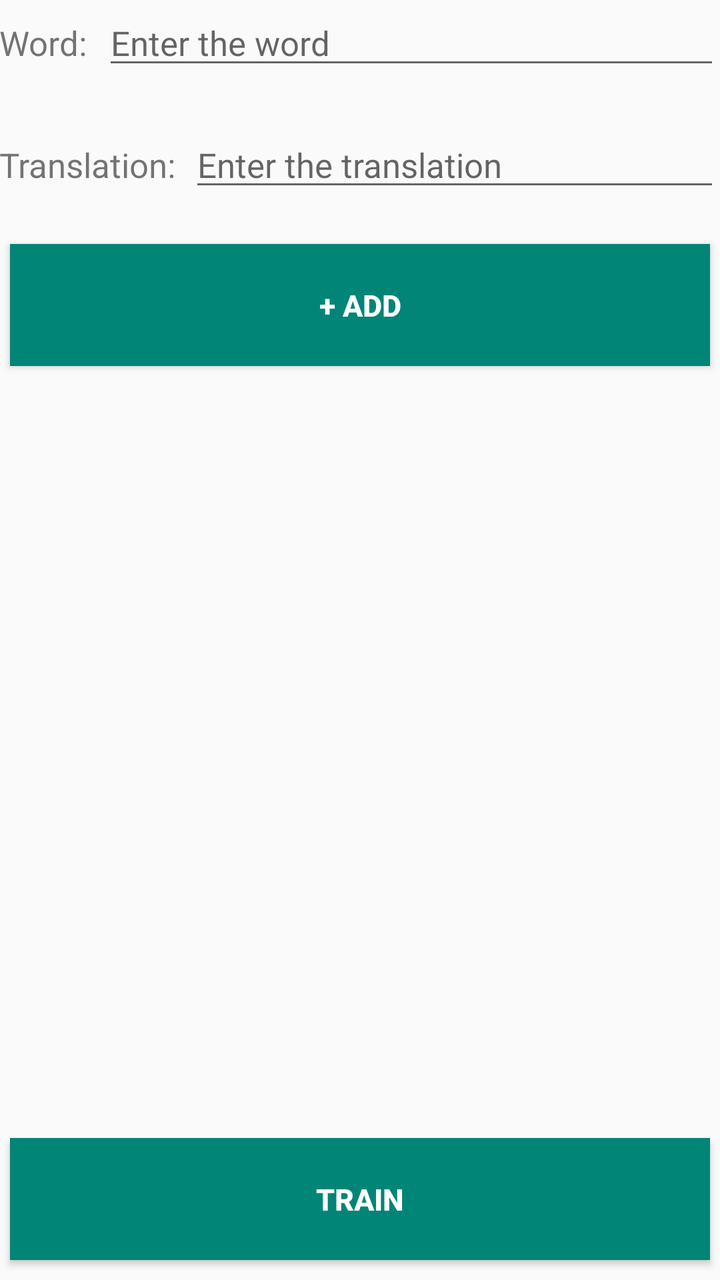
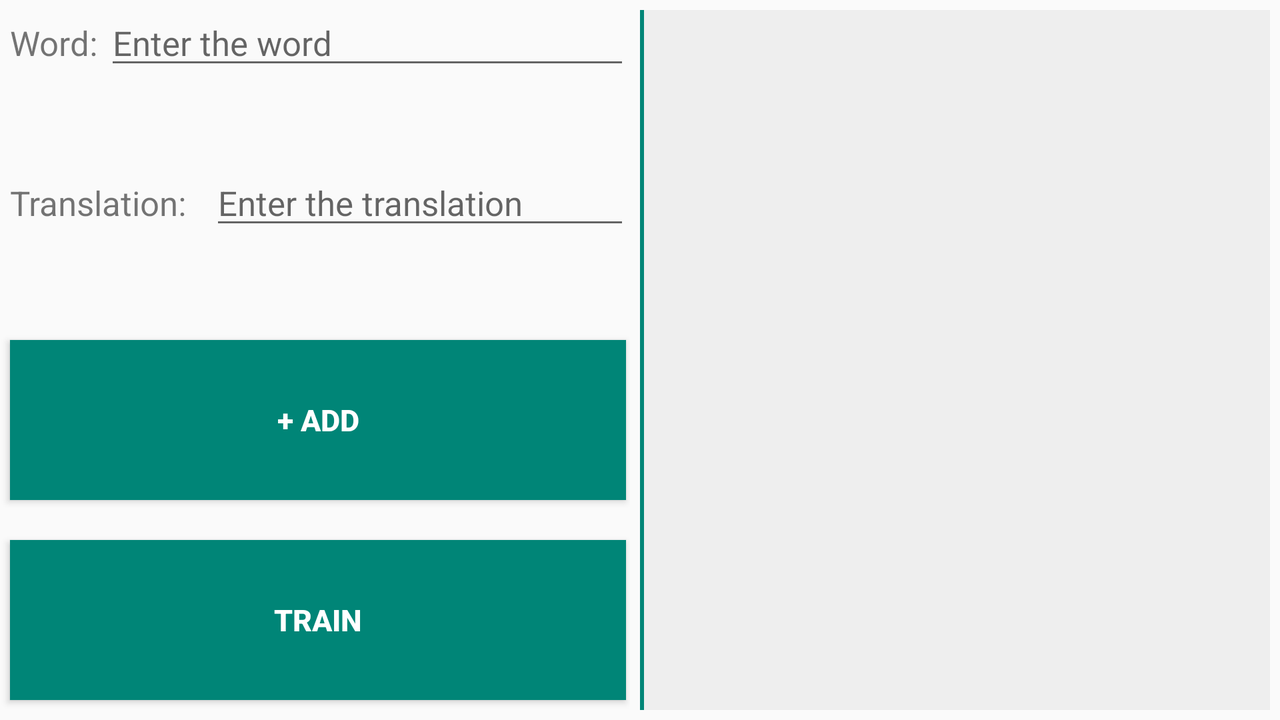

Two renders of one Android screen. The first uses the default layout on a phone; the second uses the alternative layout the repository ships for a different screen configuration, on a matching device. The two XML files are below.
<!-- AndroidManifest.xml: application theme AppTheme -->
<!-- res/layout/fragment_list.xml -->
<?xml version="1.0" encoding="utf-8"?>
<LinearLayout
    xmlns:android="http://schemas.android.com/apk/res/android"
    android:layout_width="match_parent"
    android:layout_height="match_parent"
    android:orientation="vertical">

    <LinearLayout
        android:layout_width="match_parent"
        android:layout_height="0dp"
        android:layout_weight="1"
        android:orientation="horizontal">
        <TextView
            android:layout_width="0dp"
            android:layout_height="wrap_content"
            android:text="@string/word"
            android:textSize="17dp"
            android:layout_weight="1"
            android:paddingLeft="@dimen/abc_action_bar_default_padding_material">
        </TextView>
        <EditText
            android:id="@+id/etWord"
            android:layout_width="0dp"
            android:layout_height="wrap_content"
            android:layout_weight="6"
            android:hint="@string/enterWord"
            android:textSize="17dp"
            android:singleLine="true">
        </EditText>
    </LinearLayout>
    <LinearLayout
        android:layout_width="match_parent"
        android:layout_height="0dp"
        android:layout_weight="1"
        android:orientation="horizontal"
        >
        <TextView
            android:layout_width="0dp"
            android:layout_height="wrap_content"
            android:text="@string/translation"
            android:paddingLeft="@dimen/abc_action_bar_default_padding_material"
            android:textSize="17dp"
            android:layout_weight="5">
        </TextView>
        <EditText
            android:id="@+id/etTranslation"
            android:layout_width="0dp"
            android:layout_height="wrap_content"
            android:layout_weight="14"
            android:hint="@string/translation_hint"
            android:textSize="17dp"
            android:singleLine="true"
            android:imeOptions="actionDone"
            >
        </EditText>
    </LinearLayout>
    <Button
        android:id="@+id/btnAdd"
        android:layout_width="match_parent"
        android:layout_height="0dp"
        android:text="@string/add"
        android:textColor="@color/abc_primary_text_disable_only_material_dark"
        android:textStyle="bold"
        android:layout_weight="1"
        android:background="@color/accent_material_light"
        android:layout_marginStart="5dp"
        android:layout_marginEnd="5dp"
        android:layout_marginBottom="10dp"
        android:textSize="15dp">
    </Button>

    <ListView
        android:layout_width="match_parent"
        android:layout_height="0dp"
        android:id="@+id/listView"
        android:layout_weight="6"/>

    <Button
        android:layout_width="match_parent"
        android:layout_height="0dp"
        android:text="@string/train"
        android:textColor="@color/abc_primary_text_material_dark"
        android:id="@+id/btnTrain"
        android:textSize="15dp"
        android:layout_weight="1"
        android:background="@color/accent_material_light"
        android:textStyle="bold"
        android:layout_marginStart="5dp"
        android:layout_marginEnd="5dp"
        android:layout_marginTop="10dp"
        android:layout_marginBottom="10dp"/>
</LinearLayout>
<!-- resources referenced by this layout -->
<resources>
  <string name="add" translatable="false">+ Add</string>
  <string name="enterWord" translatable="false">Enter the word</string>
  <string name="train" translatable="false">Train</string>
  <string name="translation" translatable="false">Translation:</string>
  <string name="translation_hint" translatable="false">Enter the translation</string>
  <string name="word" translatable="false">Word:</string>
  <style name="AppTheme" parent="Theme.AppCompat.Light.DarkActionBar">
  
          <item name="colorPrimary">@color/app_blue</item>
  
      </style>
  <color name="app_blue">#ff056d67</color>
</resources>
<!-- res/layout-land/fragment_list.xml (the repository's variant of the layout above) -->
<!-- drawn on the phone turned sideways -->
<?xml version="1.0" encoding="utf-8"?>
<LinearLayout
    xmlns:android="http://schemas.android.com/apk/res/android"
    android:layout_width="match_parent"
    android:layout_height="match_parent"
    android:orientation="horizontal">

    <LinearLayout
        android:layout_width="0dp"
        android:orientation="vertical"
        android:layout_height="match_parent"
        android:layout_weight="1">
        <LinearLayout
            android:layout_width="match_parent"
            android:layout_height="0dp"
            android:layout_weight="1"
            android:orientation="horizontal">
            <TextView
                android:layout_width="0dp"
                android:layout_height="wrap_content"
                android:text="@string/word"
                android:textSize="17dp"
                android:layout_weight="1"
                android:paddingLeft="5dp"/>
            <EditText
                android:id="@+id/etWord"
                android:layout_width="0dp"
                android:layout_height="wrap_content"
                android:layout_weight="5"
                android:hint="@string/enterWord"
                android:textSize="17dp"
                android:singleLine="true">
            </EditText>
        </LinearLayout>
        <LinearLayout
            android:layout_width="match_parent"
            android:layout_height="0dp"
            android:layout_weight="1"
            android:orientation="horizontal">
            <TextView
                android:layout_width="0dp"
                android:layout_height="wrap_content"
                android:text="@string/translation"
                android:paddingLeft="5dp"
                android:textSize="17dp"
                android:layout_weight="1">
            </TextView>
            <EditText
                android:id="@+id/etTranslation"
                android:layout_width="0dp"
                android:layout_height="wrap_content"
                android:layout_weight="2"
                android:hint="@string/translation_hint"
                android:textSize="17dp"
                android:singleLine="true"
                android:imeOptions="actionDone">
            </EditText>
        </LinearLayout>
        <Button
            android:id="@+id/btnAdd"
            android:layout_width="match_parent"
            android:layout_height="0dp"
            android:text="@string/add"
            android:textColor="@color/abc_primary_text_disable_only_material_dark"
            android:textStyle="bold"
            android:layout_weight="1"
            android:background="@color/accent_material_light"
            android:layout_marginTop="10dp"
            android:layout_marginLeft="5dp"
            android:layout_marginRight="2dp"
            android:layout_marginBottom="10dp"
            android:textSize="15dp">
        </Button>

        <Button
            android:layout_width="match_parent"
            android:layout_height="0dp"
            android:text="@string/train"
            android:textColor="@color/abc_primary_text_material_dark"
            android:id="@+id/btnTrain"
            android:textSize="15dp"
            android:layout_weight="1"
            android:background="@color/accent_material_light"
            android:textStyle="bold"
            android:layout_marginLeft="5dp"
            android:layout_marginRight="2dp"
            android:layout_marginTop="10dp"
            android:layout_marginBottom="10dp"/>
    </LinearLayout>


    <FrameLayout
        android:layout_width="0dp"
        android:layout_height="match_parent"
        android:layout_weight="1"
        android:background="@color/accent_material_light"
        android:layout_margin="5dp">

        <ListView
            android:layout_marginLeft="2dp"
            android:background="@color/app_wight"
            android:layout_width="match_parent"
            android:layout_height="match_parent"
            android:id="@+id/listView">
        </ListView>

    </FrameLayout>

</LinearLayout>
<!-- resources referenced by the variant -->
<!-- as the phone turned sideways resolves them -->
<resources>
  <color name="app_wight">#eeeeee</color>
  <string name="add" translatable="false">+ Add</string>
  <string name="enterWord" translatable="false">Enter the word</string>
  <string name="train" translatable="false">Train</string>
  <string name="translation" translatable="false">Translation:</string>
  <string name="translation_hint" translatable="false">Enter the translation</string>
  <string name="word" translatable="false">Word:</string>
  <style name="AppTheme" parent="Theme.AppCompat.Light.DarkActionBar">
  
          <item name="colorPrimary">@color/app_blue</item>
  
      </style>
  <color name="app_blue">#ff056d67</color>
</resources>
